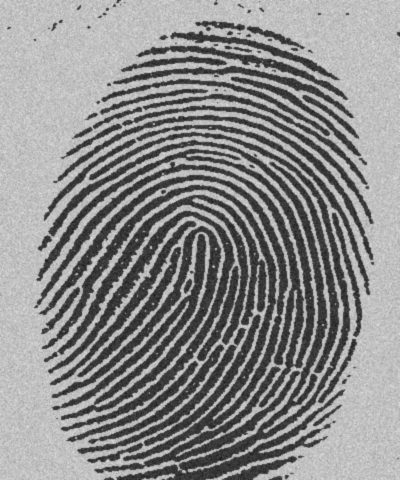
#> input picture assignment-3-rajamkv/images/thumb_print.jpg, 400 x 480 px
$ jupyter execute Q1.ipynb
#> lines starting #> are read from the running program, lines starting #| are printed output that depends on the picture; after the words box and inside, x2 and y2 are one past the last pixel; in counts of white or black regions, pixels touching at a corner belong together
# Q1

[cell 1]
import numpy as np
import cv2
from matplotlib import pyplot as plt

[cell 2]
def apply(img,se):
    s=1
    temp = np.zeros((img.shape[0]+2,img.shape[1]+2))
    temp[1:img.shape[0]+1,1:img.shape[1]+1] = img[:,:]
    img = temp.copy()

    out = np.ones((img.shape[0]-2,img.shape[1]-2))

    for i in range(1,img.shape[0]-1):
        for j in range(1,img.shape[1]-1):
            temp  = 0# by default foreground

            for k in range(se.shape[0]):
                for l in range(se.shape[1]):
                    if se[k,l]==2 or se[k,l]==img[i+k-1,j+l-1]:
                        continue
                    else:
                        temp = 1
                        break
                if temp==1:
                    break
            if temp==0:
                out[i-1,j-1] = 0
            else:
                out[i-1,j-1] = img[i,j]
    return out
def skeletonisation(img):
    br = False
    se1 = np.array([[0,0,0],[2,1,2],[1,1,1]])
    se2 = np.array([[2,0,0],[1,1,0],[2,1,2]])
    img = img//255
    img = 1 - img
    i = 0
    out1 = img.copy()
    while True:
        if i%2:
            out = apply(out1,se2)
            se2 = np.rot90(se2)
        else:
            out = apply(out1,se1)
            se1 = np.rot90(se1)
        i+=1
        if i%8==0:
            plt.imshow(1 - out,'gray')
            plt.show()
        if np.array_equal(out,out1):
            return out

        out1 = out.copy()

[cell 3]
_,img = cv2.threshold(cv2.cvtColor(cv2.imread('../images/thumb_print.jpg'),cv2.COLOR_BGR2GRAY),127,255,cv2.THRESH_BINARY)
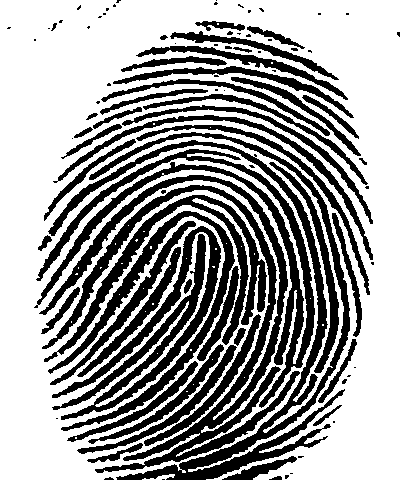
#> img: shape (480, 400); 62% white; 97 black regions (49 under 20 px), largest, box (x1, y1, x2, y2) and area: (39, 175, 300, 473) 10953, (48, 132, 350, 480) 10093, (34, 149, 315, 408) 7428
out = skeletonisation(img)
#> in apply, `temp[1:img.shape[0]+1,1:img.shape[1]+1] = img[:,:]`:
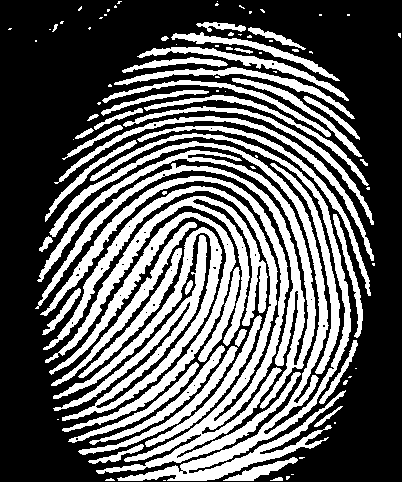
#> temp: shape (482, 402) float64; values 0 (black) and 1 (white), 37.7% white; 97 white regions (49 under 20 px), largest, box (x1, y1, x2, y2) and area: (40, 176, 301, 474) 10953, (49, 133, 351, 481) 10093, (35, 150, 316, 409) 7428
#> after the loop in apply, `for i in range(1,img.shape[0]-1):`:
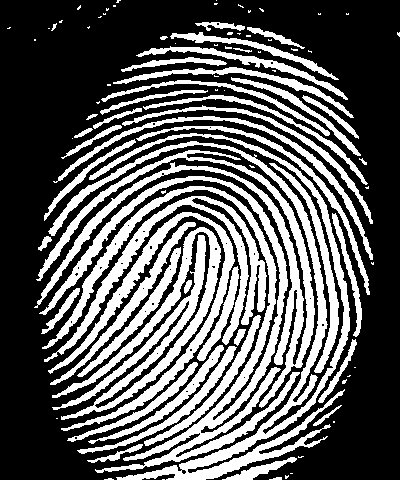
#> out: shape (480, 400) float64; values 0 (black) and 1 (white), 36.3% white; 97 white regions (50 under 20 px), largest, box (x1, y1, x2, y2) and area: (39, 176, 300, 473) 10614, (48, 133, 350, 480) 9604, (34, 150, 315, 408) 7182
